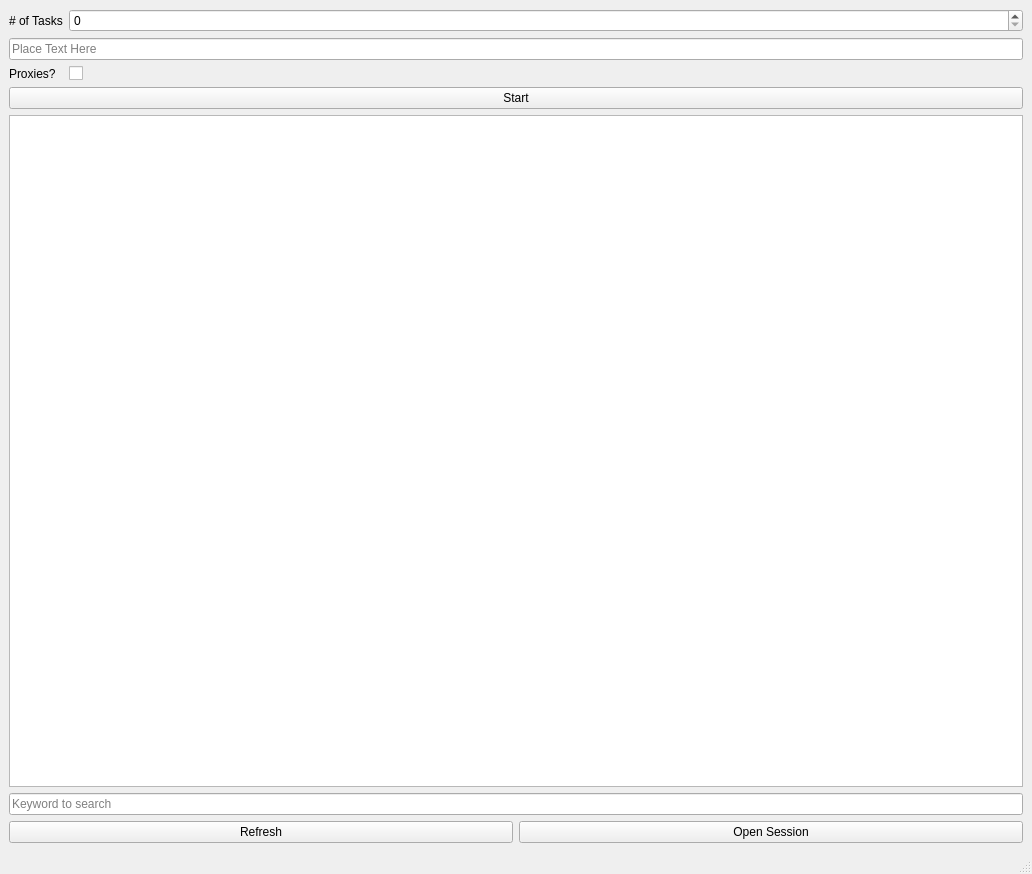
<?xml version="1.0" encoding="UTF-8"?>
<ui version="4.0">
 <class>MainWindow</class>
 <widget class="QMainWindow" name="MainWindow">
  <property name="geometry">
   <rect>
    <x>0</x>
    <y>0</y>
    <width>1032</width>
    <height>874</height>
   </rect>
  </property>
  <property name="windowTitle">
   <string>Fake Splash Tool</string>
  </property>
  <widget class="QWidget" name="centralwidget">
   <layout class="QVBoxLayout" name="verticalLayout_2">
    <item>
     <layout class="QVBoxLayout" name="verticalLayout">
      <item>
       <layout class="QFormLayout" name="formLayout">
        <item row="0" column="0">
         <widget class="QLabel" name="ofSessionsLabel">
          <property name="text">
           <string># of Tasks</string>
          </property>
         </widget>
        </item>
        <item row="0" column="1">
         <widget class="QSpinBox" name="numOfSessions"/>
        </item>
        <item row="1" column="0" colspan="2">
         <widget class="QLineEdit" name="websiteBox">
          <property name="text">
           <string/>
          </property>
          <property name="placeholderText">
           <string>Place Text Here</string>
          </property>
         </widget>
        </item>
        <item row="2" column="0">
         <widget class="QLabel" name="proxiesLabel">
          <property name="text">
           <string>Proxies?</string>
          </property>
         </widget>
        </item>
        <item row="2" column="1">
         <widget class="QCheckBox" name="proxiesCheckBox"/>
        </item>
        <item row="3" column="0" colspan="2">
         <widget class="QPushButton" name="startButton">
          <property name="text">
           <string>Start</string>
          </property>
         </widget>
        </item>
       </layout>
      </item>
      <item>
       <widget class="QListWidget" name="listWidget"/>
      </item>
      <item>
       <widget class="QLineEdit" name="searchBar">
        <property name="placeholderText">
         <string>Keyword to search</string>
        </property>
       </widget>
      </item>
      <item>
       <layout class="QHBoxLayout" name="horizontalLayout">
        <item>
         <widget class="QPushButton" name="refreshButton">
          <property name="text">
           <string>Refresh</string>
          </property>
         </widget>
        </item>
        <item>
         <widget class="QPushButton" name="openSession">
          <property name="text">
           <string>Open Session</string>
          </property>
         </widget>
        </item>
       </layout>
      </item>
     </layout>
    </item>
   </layout>
  </widget>
  <widget class="QMenuBar" name="menubar">
   <property name="geometry">
    <rect>
     <x>0</x>
     <y>0</y>
     <width>1032</width>
     <height>21</height>
    </rect>
   </property>
  </widget>
  <widget class="QStatusBar" name="statusbar"/>
 </widget>
 <resources/>
 <connections/>
</ui>
